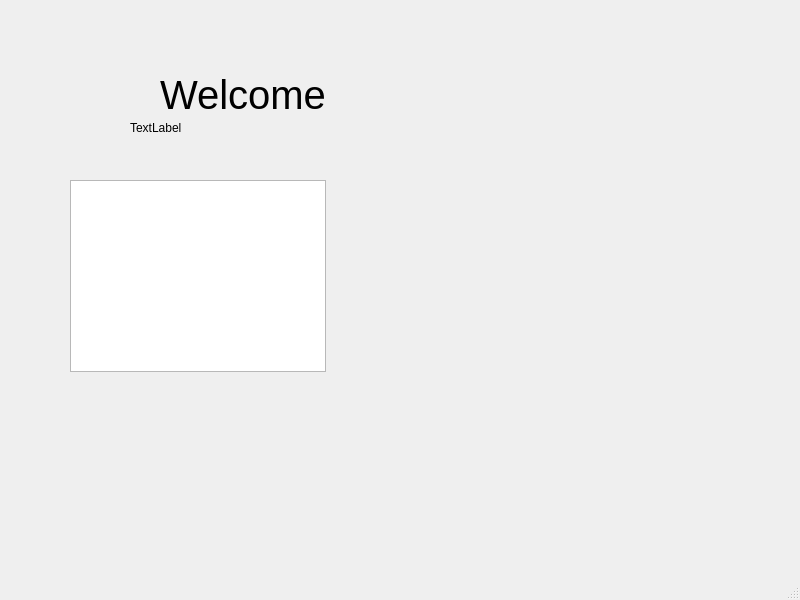
<?xml version="1.0" encoding="UTF-8"?>
<ui version="4.0">
 <class>MainWindow</class>
 <widget class="QMainWindow" name="MainWindow">
  <property name="geometry">
   <rect>
    <x>0</x>
    <y>0</y>
    <width>800</width>
    <height>600</height>
   </rect>
  </property>
  <property name="windowTitle">
   <string>MainWindow</string>
  </property>
  <widget class="QWidget" name="centralwidget">
   <widget class="QLabel" name="Main">
    <property name="geometry">
     <rect>
      <x>160</x>
      <y>59</y>
      <width>411</width>
      <height>71</height>
     </rect>
    </property>
    <property name="styleSheet">
     <string notr="true">font-size:30pt;</string>
    </property>
    <property name="text">
     <string>Welcome</string>
    </property>
   </widget>
   <widget class="QListWidget" name="listWidget">
    <property name="geometry">
     <rect>
      <x>70</x>
      <y>180</y>
      <width>256</width>
      <height>192</height>
     </rect>
    </property>
   </widget>
   <widget class="QLabel" name="label">
    <property name="geometry">
     <rect>
      <x>130</x>
      <y>120</y>
      <width>55</width>
      <height>16</height>
     </rect>
    </property>
    <property name="text">
     <string>TextLabel</string>
    </property>
   </widget>
  </widget>
  <widget class="QMenuBar" name="menubar">
   <property name="geometry">
    <rect>
     <x>0</x>
     <y>0</y>
     <width>800</width>
     <height>26</height>
    </rect>
   </property>
  </widget>
  <widget class="QStatusBar" name="statusbar"/>
 </widget>
 <resources/>
 <connections/>
</ui>
